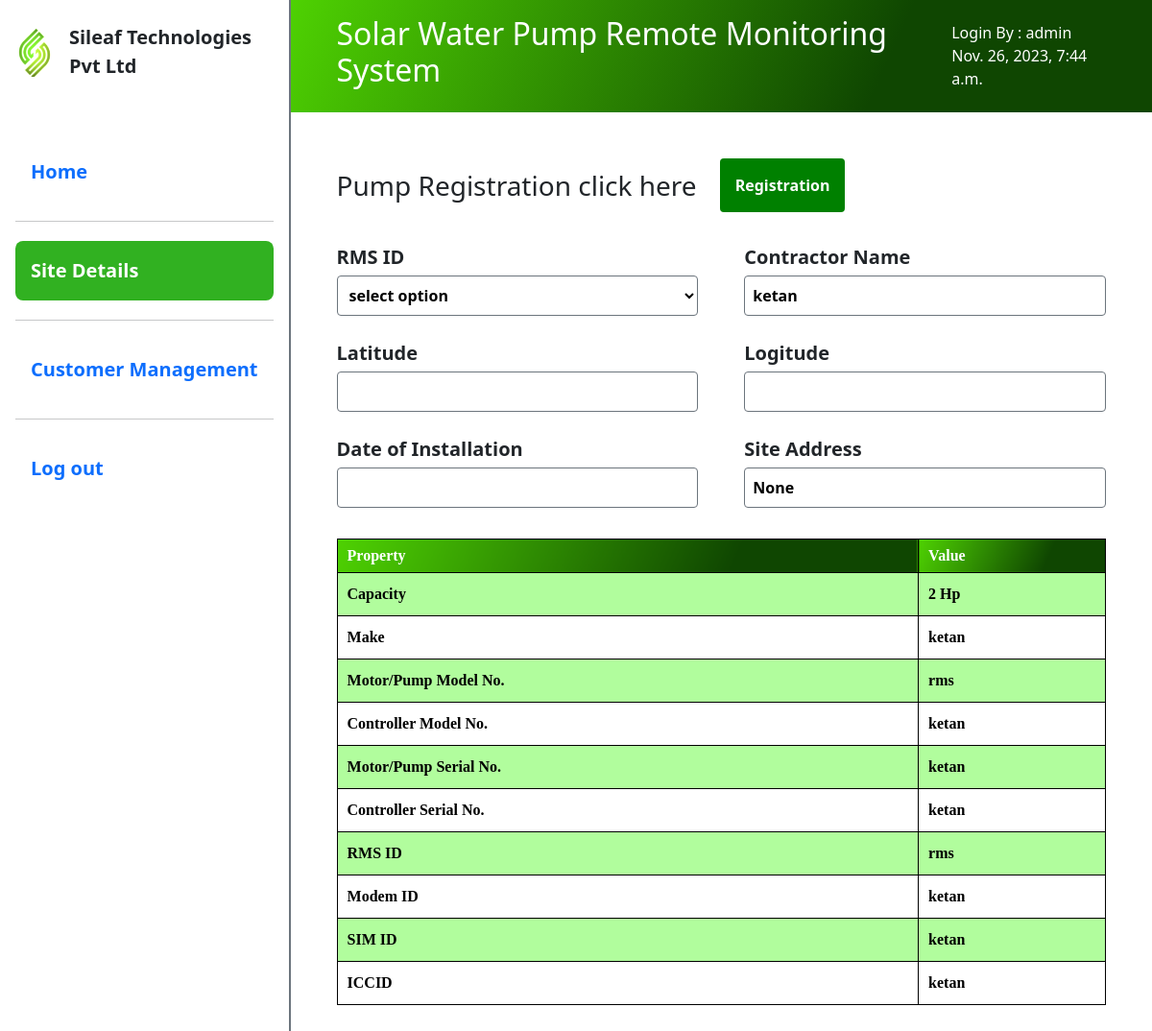
/site_details/search/rms/ (signed in), run on the app's committed database.
### node/models.py (models this page shows)
class water_tank(models.Model):
    rms = models.CharField(max_length=300,blank=True,null=True)
    pump_status = models.CharField(max_length=300,blank=True,null=True)
    location = models.CharField(max_length=300,blank=True,null=True)
    district = models.CharField(max_length=300,blank=True,null=True)
    state = models.CharField(max_length=300,blank=True,null=True)
    contractor_name = models.CharField(max_length=300,blank=True,null=True)
    contractor_number = models.CharField(max_length=300,blank=True,null=True)
    installation_date = models.CharField(max_length=300,blank=True,null=True)
    capacity = models.CharField(max_length=300,blank=True,null=True)
    head = models.CharField(max_length=300,blank=True,null=True)
    pump_serial_numbers = models.CharField(max_length=300,blank=True,null=True)
    pump_model_number = models.CharField(max_length=300,blank=True,null=True)
    controller_model_number = models.CharField(max_length=300,blank=True,null=True)
    controller_serial_numbers = models.CharField(max_length=300,blank=True,null=True)
    modem_id = models.CharField(max_length=300,blank=True,null=True)
    sim_id = models.CharField(max_length=300,blank=True,null=True)
    iccid = models.CharField(max_length=300,blank=True,null=True)
    start_time = models.TimeField(blank=True,null=True)
    stop_time = models.TimeField(max_length=300,blank=True,null=True)
    benificery_name = models.CharField(max_length=300,blank=True,null=True)
    signal_strength = models.CharField(max_length=300,blank=True,null=True)
    make = models.CharField(max_length=300,blank=True,null=True)
    site_address = models.CharField(max_length=300,blank=True,null=True)
    created_by = models.CharField(max_length=300,blank=True,null=True)

### node/views.py (the view)
# urls.py: path('site_details/search/<str:rms>/', views.site_details_search, name='site_details'),
@login_required(login_url='/login')
def site_details_search(request,rms):
    data =  water_tank.objects.filter(rms=rms).first()
    data2 =  water_tank.objects.all()
    return render (request,"siteDetails_search.html",{"data" : data, "data2" : data2})

### templates/siteDetails_search.html (shortened to what this page needs)
{% load static %}
<!DOCTYPE html>
<html lang="en">
<head>
  <link rel="stylesheet" href="{% static 'styles.css' %}">
  <link href="https://cdn.jsdelivr.net/npm/bootstrap@5.3.2/dist/css/bootstrap.min.css" rel="stylesheet" />
</head>
<body>
  <div class="container-fluid d-flex flex-column flex-md-row p-0" style="min-height: 100vh;">
    <div class="w-auto flex-lg-shrink-0 d-flex flex-column gap-5 px-3 py-2 border border-2 border-start-0 border-top-0 border-bottom-0 border-secondary">
      <div class="w-100 d-flex gap-3 align-items-center">
        <div class="w-100 d-flex align-items-center justify-content-between gap-3">
          <div class="d-flex align-items-center gap-3 py-3">
            <img class="" style="width: 40px;" src="{% static 'images/logo.jpg' %}" alt="Icon">
            <span class="fs-5 fw-bold">Sileaf Technologies <br> Pvt Ltd</span>
          </div>
        </div>
      </div>
      <nav id="nav" class="w-100 d-none d-md-flex flex-column gap-1 py-3 py-md-0">
        <a href="/" class=" d-flex d-md-block py-0 py-md-3 px-3 text-decoration-none rounded-3"><span class="w-100 py-3 fw-semibold fs-5">Home</span></a>
        <hr>
        <a href="/site_details" class="active d-flex d-md-block py-0 py-md-3 px-3 text-decoration-none rounded-3"><span class="w-100 py-3 fw-semibold fs-5">Site Details</span></a>
        <hr>
        <a href="/costumer_management/" class="d-flex d-md-block py-0 py-md-3 px-3 text-decoration-none rounded-3"><span class="w-100 py-3 fw-semibold fs-5">Customer Management</span></a>
        <hr>
        <a href="/logout" class="d-flex d-md-block py-0 py-md-3 px-3 text-decoration-none rounded-3"><span class="w-100 py-3 fw-semibold fs-5">Log out</span></a>
      </nav>
    </div>
    <div class="w-100">
      <div class="w-100">
        <div class="w-100 d-md-flex align-items-center justify-content-between gap-3 py-3 px-3 px-md-5 text-white" style="background: linear-gradient(114.3deg, rgb(78, 209, 2) 0.2%, rgb(15, 70, 1) 68.5%);">
            <h2>Solar Water Pump Remote Monitoring System</h2>
            <div>
              <span class="fw-medium">Login By : </span> {{request.user.username}} <br> <span class="fw-medium">{{request.user.last_login}} </span></div>
        </div>
      </div>
      <div class="w-100 p-3 p-md-5 d-flex flex-column gap-3">
        <div class="d-flex flex-column flex-md-row align-items-center gap-4 mb-3">
          <span class="fs-3">Pump Registration click here</span>
          <a class="p-3 rounded-1 text-white text-decoration-none fw-semibold" style="background-color: green;" href="/register_pump">Registration</a>
        </div>
        <div class="w-100">
          <div class="w-100 mb-4">
            <div class="w-100 d-flex flex-column   flex-md-row align-items-center gap-2 gap-md-5">
              <div class="w-100">
                <label class="d-block fw-semibold fs-5 mb-1">RMS ID</label>
                <select class="w-100  p-2 rounded-1 border border-1 border-secondary bg-white fw-semibold" name="dashboardInput" id="dashboardInput">
                  <option selected disabled >select option</option>
                </select>
              </div>
              <div class="w-100">
                <label class="d-block fs-5 fw-semibold mb-1">Contractor Name </label>
                <input class="w-100 p-2 rounded-1 border border-1 border-secondary bg-white fw-semibold" id="contractor_name" value = "{{data.contractor_name}}">
              </div>
            </div>
          </div>
          <div class="w-100 mb-4">
            <div class="w-100 d-flex flex-column   flex-md-row align-items-center gap-2 gap-md-5">
              <div class="w-100">
                <label class="d-block fs-5 fw-semibold mb-1" for="">Latitude</label>
                <input class="w-100 p-2 rounded-1 border border-1 border-secondary bg-white fw-semibold" id="lat" value="{{data.latitude}}">
              </div>
              <div class="w-100">
                <label class="d-block fs-5 fw-semibold mb-1" for="">Logitude</label>
                <input class="w-100 p-2 rounded-1 border border-1 border-secondary bg-white fw-semibold" id="lng" value="{{data.logitude}}" >
              </div>
            </div>
          </div>
          <div class="w-100 d-flex flex-column flex-md-row justify-content-between gap-3 gap-md-5 mb-3">
            <div class="w-100">
              <label class="d-block fs-5 fw-semibold mb-1">Date of Installation </label>
              <input class="w-100 p-2 rounded-1 border border-1 border-secondary bg-white fw-semibold" id="lat">
            </div>
            <div class="w-100">
              <label class="d-block fs-5 fw-semibold mb-1">Site Address </label>
              <input class="w-100 p-2 rounded-1 border border-1 border-secondary bg-white fw-semibold" id="site_addr" value="{{data.location}}">
            </div>
          </div>
        </div>
        <div class="table-responsive">
          <table class="siteDetailsTable mx-0 w-100">
            <tr>
                <th>Property</th>
                <th>Value</th>
            </tr>
            <tr>
              <td>Capacity</td>
              <td>{{data.capacity}} Hp</td>
            </tr>
            <tr>
              <td>Make</td>
              <td>{{data.make}}</td>
            </tr>
            <tr>
              <td>Motor/Pump Model No.</td>
              <td>{{data.pump_model_number}}</td>
            </tr>
            <tr>
              <td>Controller Model No.</td>
              <td>{{data.controller_model_number}}</td>
            </tr>
            <tr>
              <td>Motor/Pump Serial No.</td>
              <td>{{data.pump_serial_numbers}}</td>
            </tr>
            <tr>
              <td>Controller Serial No.</td>
              <td>{{data.controller_serial_numbers}}</td>
            </tr>
            <tr>
              <td>RMS ID</td>
              <td>{{data.rms}}</td>
            </tr>
            <tr>
              <td>Modem ID</td>
              <td>{{data.modem_id}}</td>
            </tr>
            <tr>
              <td>SIM ID</td>
              <td>{{data.sim_id}}</td>
            </tr>
            <tr>
              <td>ICCID</td>
              <td>{{data.iccid}}</td>
            </tr>
          </table>
        </div>
      </div>
    </div>
  </div>
</body>
</html>

### static/styles.css (style rules this page uses)
body { background-size: cover; background-repeat: repeat; background-position: center; background-color: rgb(231, 226, 226); }
th, td { padding: 15px; color: #000000; }
table { align-self: center; text-align: left; color: rgb(255, 255, 255); font-family: Cambria, Cochin, Georgia, Times, 'Times New Roman', serif; font-size: medium; font-weight: bold; border-color: #161616; }
* { box-sizing: border-box; }
.navbartable th, td { padding: 0px; color: #ffffff; text-align: center; }
.siteDetailsTable { font-family: Cambria, Cochin, Georgia, Times, 'Times New Roman', serif; border-collapse: collapse; width: 50%; align-items: start; border: 1px solid #1e0db6; text-align: center; font-family: Cambria, Cochin, Georgia, Times, 'Times New Roman', serif; color: black; margin-left:20%; margin-right:10%; padding: 10px, 10px, 10px; text-align: left; }
.siteDetailsTable td, .siteDetailsTable th { border: 1px solid #000000; padding: 10px; font-family: Cambria, Cochin, Georgia, Times, 'Times New Roman', serif; color: black; text-align: left; margin-right: 0%; }
.siteDetailsTable tr:nth-child(even) { background-color: #b1fd9d; }
.siteDetailsTable tr:nth-child(odd) { background-color: rgb(255, 255, 255); }
.siteDetailsTable th { padding-top: 5px; padding-bottom:5px; text-align: center; background: linear-gradient(114.3deg, rgb(78, 209, 2) 0.2%, rgb(15, 70, 1) 68.5%); color: rgb(255, 255, 255); border-color: rgb(0, 0, 0); align-items:flex-start; border: 1px solid #000000; font-family: Cambria, Cochin, Georgia, Times, 'Times New Roman', serif; text-align: left; }

### templates/siteDetails_search.html (style rules this page uses)
* { padding: 0%; margin: 0%; box-sizing: border-box; }
.active { background-color: #31b121; color: white; }

### data on the page
water_tank: contractor_name "ketan", location "None", capacity "2", make "ketan", pump_model_number "rms", controller_model_number "ketan", pump_serial_numbers "ketan", controller_serial_numbers "ketan", rms "rms", modem_id "ketan", sim_id "ketan", iccid "ketan"

### other printed values
{{ request.user.username }} "admin"
{{ request.user.last_login }} "Nov. 26, 2023, 7:44 a.m."
